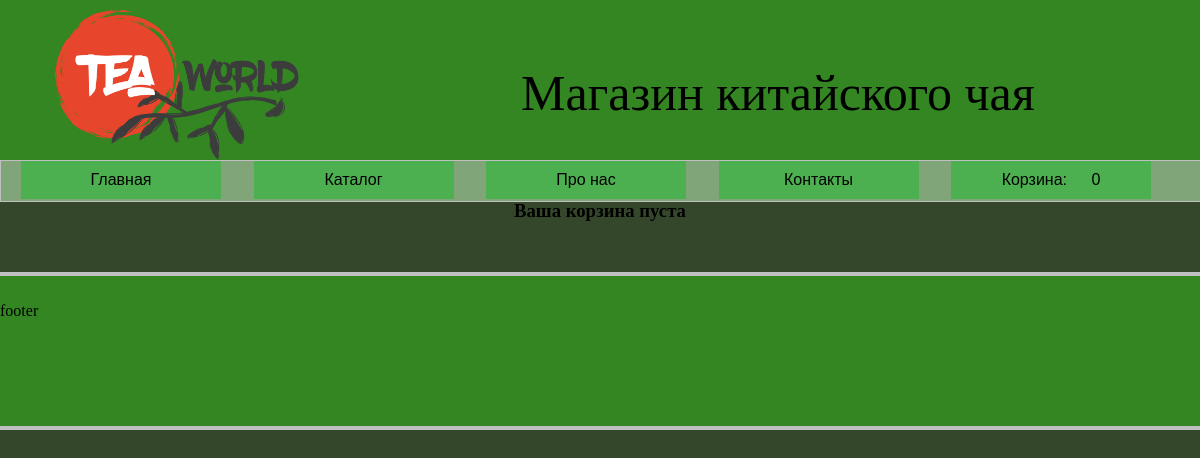
The app's page /cart/ (signed in), older data.
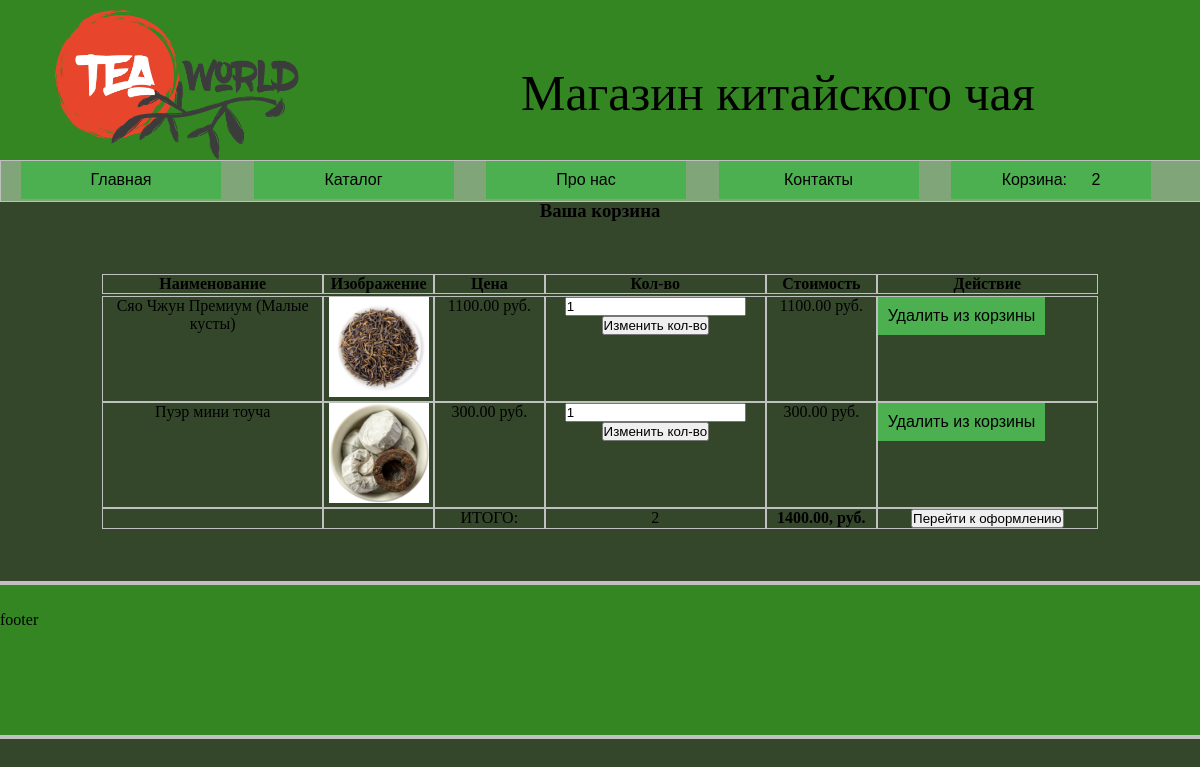
The same page, newer data.
### mainapp/models.py (models this page shows, shortened)
class Cart(models.Model):
    owner = models.ForeignKey('Customer', null=True, verbose_name='Владелец', on_delete=models.CASCADE)
    products = models.ManyToManyField(CartProduct, blank=True, related_name='related_cart')
    total_products = models.PositiveIntegerField(default=0)
    final_price = models.DecimalField(max_digits=9, default=0, decimal_places=2, verbose_name='Общая цена')
    in_order = models.BooleanField(default=False)
    for_anonymous_user = models.BooleanField(default=False)

class CartProduct(models.Model):
    user = models.ForeignKey('Customer', verbose_name='Покупатель', on_delete=models.CASCADE)
    cart = models.ForeignKey('Cart', verbose_name='Корзина', on_delete=models.CASCADE, related_name='related_products')
    content_type = models.ForeignKey(ContentType, on_delete=models.CASCADE)
    object_id = models.PositiveIntegerField()
    content_object = GenericForeignKey('content_type', 'object_id')
    qty = models.PositiveIntegerField(default=1)
    final_price = models.DecimalField(max_digits=9, decimal_places=2, verbose_name='Общая цена')

class Product(models.Model):
    class Meta:
        abstract = True
    category = models.ForeignKey(Category, verbose_name='Категория', on_delete=models.CASCADE)
    title = models.CharField(max_length=255, verbose_name='Наименование')
    slug = models.SlugField(unique=True)
    image = models.ImageField(verbose_name='Изображение')
    description = models.TextField(verbose_name='Описание', null=True)
    price = models.DecimalField(max_digits=9, decimal_places=2, verbose_name='Цена')
    def get_model_name(self):
        return self.__class__.__name__.lower()

class TeaProduct(Product):
    type = models.CharField(max_length=25, verbose_name='Тип')
    category_tea = models.CharField(max_length=25, verbose_name='Вид')
    sort = models.CharField(max_length=99, verbose_name='Сорт')
    country = models.CharField(max_length=25, verbose_name='Страна')
    region = models.CharField(max_length=45, verbose_name='Регион')

### mainapp/views.py (the view)
# urls.py: path('cart/', CartView.as_view(), name='cart'),
class CartView(CartMixin, View):
    def get(self, request, *args, **kwargs):
        categories = Category.objects.get_categories_for_left_sidebar()
        context = {
            'cart': self.cart,
            'categories': categories
        }
        return render(request, 'cart.html', context)

### mainapp/mixins.py (called while the page is built)
    def dispatch(self, request, *args, **kwargs):
        if request.user.is_authenticated:
            customer = Customer.objects.filter(user=request.user).first()
            if not customer:
                customer = Customer.objects.create(
                    user=request.user
                )
            cart = Cart.objects.filter(owner=customer, in_order=False).first()
            if not cart:
                cart = Cart.objects.create(owner=customer)
        else:
            cart = Cart.objects.filter(for_anonimous_user=True).first()
            if not cart:
                cart = Cart.objects.create(for_anonimous_user=True)
        self.cart = cart
        return super().dispatch(request, *args, **kwargs)

### mainapp/models.py (called while the page is built)
def get_models_for_count(*model_names):
    return [models.Count(model_name) for model_name in model_names]

    def get_queryset(self):
        return super().get_queryset()

    def get_categories_for_left_sidebar(self):
        models = get_models_for_count('teaproduct')
        qs = list(self.get_queryset().annotate(*models))
        data = [dict(name=c.name, url=c.get_absolute_url(), count=getattr(c, self.CATEGORY_NAME_COUNT_NAME[c.name])) for c in qs]
        return data

    def get_absolute_url(self):
        return reverse('category_detail', kwargs={'slug': self.slug})

### mainapp/templates/cart.html (shortened to what this page needs)
{% extends 'base.html' %}
{% block content %}
<h3 class="cart_cart">Ваша корзина {% if not cart.products.count %} пуста {% endif %}</h3>
{% if cart.products.count %}
<table class="table">
  <thead>
    <tr class="tr">
      <th class="th">Наименование</th>
      <th class="th">Изображение</th>
      <th class="th">Цена</th>
      <th class="th">Кол-во</th>
      <th class="th">Стоимость</th>
      <th class="th">Действие</th>
    </tr>
  </thead>
  <tbody>
    {% for item in cart.products.all %}
    <tr class="tr">
      <td class="td">{{ item.content_object.title }}</td>
      <td class="td"><img src="{{ item.content_object.image.url }}" width="100"></td>
      <td class="td">{{ item.content_object.price }} руб.</td>
      <td class="td">
        <form action="{% url 'change_qty' ct_model=item.content_object.get_model_name slug=item.content_object.slug %}" method="POST">
          <input type="number" width="40" name="qty" min="1" value="{{ item.qty }}">
          <br>
          <input type="submit" value="Изменить кол-во">
        </form>
      </td>
      <td class="td">{{ item.final_price }} руб.</td>
      <td class="td"><span class="button_cart"><button onclick="window.location.href = '{% url 'delete_from_cart' ct_model=item.content_object.get_model_name slug=item.content_object.slug %}';">Удалить из корзины</button></span></td>
    </tr>
    {% endfor %}
    <tr class="tr">
      <td class="td"></td>
      <td class="td"></td>
      <td class="td">ИТОГО:</td>
      <td class="td">{{ cart.total_products }}</td>
      <td class="td"><strong>{{ cart.final_price }}, руб.</strong></td>
      <td class="td"><a href="{% url 'checkout' %}"><button>Перейти к оформлению</button></a></td>
    </tr>
  </tbody>
</table>
{% endif %}
{% endblock content %}

### mainapp/templates/base.html (shortened to what this page needs)
<!DOCTYPE html>
{% load static %}
<html lang="ru">
    <head>
        <link rel="stylesheet" href="{% static 'css/main.css'%}" type="text/css">
    </head>
    <body>
        <header id="header">
            <img id="img_logo" src="{% static 'media/logo.png' %}" alt="Логотип"> <a id="logo">Магазин китайского чая</a>
            <nav id="nav1">
                <span class="dropdown"><button class="dropbtn" onclick="window.location.href = '{% url 'base' %}';">Главная</button></span>
                <span class="dropdown">
                    <button class="dropbtn">Каталог</button>
                </span>
                <span class="dropdown"><button class="dropbtn">Про нас</button></span>
                <span class="dropdown"><button class="dropbtn">Контакты</button></span>
                <span class="dropdown"><button class="dropbtn" onclick="window.location.href = '{% url 'cart' %}';">Корзина: <span>{{ cart.products.count }}</span></button></span>
            </nav>
        </header>
        {% block content %}{% endblock content %}
        <footer id="footer">footer</footer>
    </body>
</html>

### mainapp/static/css/main.css (style rules this page uses)
* { margin: 0px; padding: 0px; }
body { background: rgb(52, 71, 43); background-size: cover; }
#header { width: 100%; height: 200px; background: #338622; color: rgb(0, 0, 0); line-height: 5px; float: left; font-size: 50px; }
#img_logo { height: 75%; margin-top: 10px; margin-left: 50px; }
#logo { position: relative; left: 200px; top: -50px; }
#nav1 { width: 100%; height: 40px; border: 1px solid silver; background: #80a578; }
#nav1 span { margin-left: 20px; }
#nav1 span button { width: 200px; }
.cart_cart { text-align: center }
.table { margin-top: 50px; }
.tr { display: grid; grid-template-columns: 2fr 1fr 1fr 2fr 1fr 2fr; margin-left: 100px; margin-right: 100px; }
.th { border: 1px solid silver; }
.td { border: 1px solid silver; text-align: center; }
.button_cart button { background-color: #4CAF50; color: black; padding: 10px; font-size: 16px; border: none; cursor: pointer; display: block; }
#footer { width: 100%; height: 150px; border-bottom: 4px solid silver; background: #338622; color: rgb(0, 0, 0); line-height: 70px; float: left; margin-top: 50px; border-top: 4px solid silver; }
.dropbtn { background-color: #4CAF50; color: black; padding: 10px; font-size: 16px; border: none; cursor: pointer; }
.dropdown { position: relative; display: inline-block; }

Row changes from the older to the newer data that the page shows:
changed Cart: products.count "0" → "2"; total_products (not shown) → "2"; final_price (not shown) → "1400.00"
added CartProduct: content_object "Сяо Чжун Премиум (Малые кусты)", content_object.image (picture), content_object.price "1100.00", qty "1", final_price "1100.00"
added CartProduct: content_object "Пуэр мини тоуча", content_object.image (picture), content_object.price "300.00", qty "1", final_price "300.00"
Text that changed along with them:
text no longer shown: "пуста"
text now shown: "Наименование Изображение Цена Кол-во Стоимость Действие ИТОГО: , руб. Перейти к оформлению"
